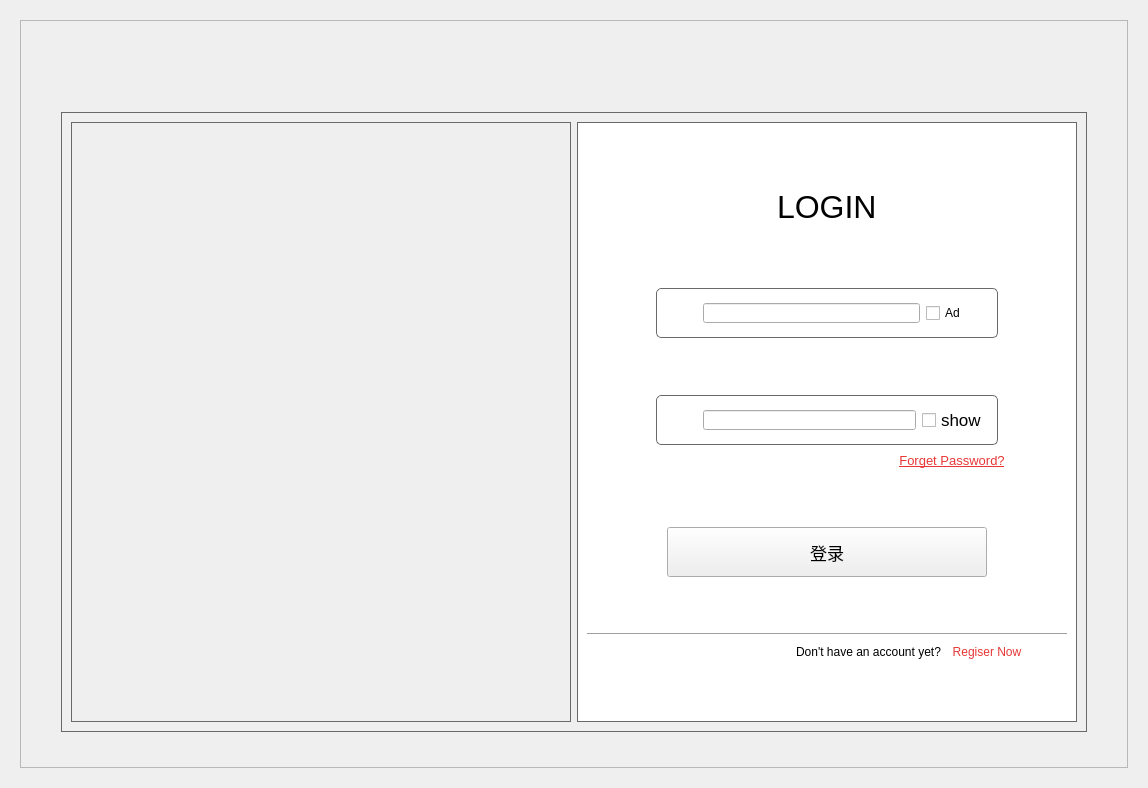
<?xml version="1.0" encoding="UTF-8"?>
<ui version="4.0">
 <class>homepage</class>
 <widget class="QDialog" name="homepage">
  <property name="enabled">
   <bool>true</bool>
  </property>
  <property name="geometry">
   <rect>
    <x>0</x>
    <y>0</y>
    <width>1148</width>
    <height>788</height>
   </rect>
  </property>
  <property name="sizePolicy">
   <sizepolicy hsizetype="Preferred" vsizetype="Preferred">
    <horstretch>0</horstretch>
    <verstretch>0</verstretch>
   </sizepolicy>
  </property>
  <property name="font">
   <font>
    <pointsize>9</pointsize>
    <italic>false</italic>
    <bold>false</bold>
    <kerning>true</kerning>
   </font>
  </property>
  <property name="windowTitle">
   <string>Dialog</string>
  </property>
  <property name="layoutDirection">
   <enum>Qt::LeftToRight</enum>
  </property>
  <property name="autoFillBackground">
   <bool>false</bool>
  </property>
  <property name="styleSheet">
   <string notr="true">#homepage{border-image: url(:/background-3.png);}</string>
  </property>
  <layout class="QGridLayout" name="gridLayout_2">
   <item row="0" column="0">
    <widget class="QWidget" name="widget" native="true">
     <property name="styleSheet">
      <string notr="true"/>
     </property>
     <layout class="QGridLayout" name="gridLayout">
      <item row="0" column="0">
       <widget class="QFrame" name="frame">
        <property name="font">
         <font>
          <family>Arial</family>
          <pointsize>9</pointsize>
          <italic>false</italic>
          <bold>false</bold>
          <kerning>true</kerning>
         </font>
        </property>
        <property name="styleSheet">
         <string notr="true"/>
        </property>
        <property name="frameShape">
         <enum>QFrame::StyledPanel</enum>
        </property>
        <property name="frameShadow">
         <enum>QFrame::Raised</enum>
        </property>
        <layout class="QVBoxLayout" name="verticalLayout_3">
         <item>
          <layout class="QHBoxLayout" name="horizontalLayout_3" stretch="2,0">
           <item>
            <widget class="QLabel" name="label_5">
             <property name="sizePolicy">
              <sizepolicy hsizetype="Fixed" vsizetype="Fixed">
               <horstretch>0</horstretch>
               <verstretch>0</verstretch>
              </sizepolicy>
             </property>
             <property name="minimumSize">
              <size>
               <width>200</width>
               <height>50</height>
              </size>
             </property>
             <property name="styleSheet">
              <string notr="true">image: url(:/logo.png);</string>
             </property>
             <property name="text">
              <string/>
             </property>
            </widget>
           </item>
           <item>
            <spacer name="horizontalSpacer_5">
             <property name="orientation">
              <enum>Qt::Horizontal</enum>
             </property>
             <property name="sizeHint" stdset="0">
              <size>
               <width>40</width>
               <height>20</height>
              </size>
             </property>
            </spacer>
           </item>
          </layout>
         </item>
         <item>
          <layout class="QVBoxLayout" name="verticalLayout_2" stretch="0,10,0">
           <item>
            <spacer name="verticalSpacer_7">
             <property name="orientation">
              <enum>Qt::Vertical</enum>
             </property>
             <property name="sizeHint" stdset="0">
              <size>
               <width>20</width>
               <height>40</height>
              </size>
             </property>
            </spacer>
           </item>
           <item>
            <layout class="QHBoxLayout" name="horizontalLayout_11" stretch="0,10,0">
             <item>
              <spacer name="horizontalSpacer_20">
               <property name="orientation">
                <enum>Qt::Horizontal</enum>
               </property>
               <property name="sizeType">
                <enum>QSizePolicy::Expanding</enum>
               </property>
               <property name="sizeHint" stdset="0">
                <size>
                 <width>40</width>
                 <height>20</height>
                </size>
               </property>
              </spacer>
             </item>
             <item>
              <widget class="QFrame" name="frame_6">
               <property name="styleSheet">
                <string notr="true">#frame_6{
border: 0.5px solid #696969;
}</string>
               </property>
               <property name="frameShape">
                <enum>QFrame::StyledPanel</enum>
               </property>
               <property name="frameShadow">
                <enum>QFrame::Raised</enum>
               </property>
               <layout class="QHBoxLayout" name="horizontalLayout_12">
                <item>
                 <layout class="QHBoxLayout" name="horizontalLayout_4" stretch="1,1">
                  <item>
                   <widget class="QFrame" name="frame_5">
                    <property name="enabled">
                     <bool>true</bool>
                    </property>
                    <property name="sizePolicy">
                     <sizepolicy hsizetype="Minimum" vsizetype="Minimum">
                      <horstretch>0</horstretch>
                      <verstretch>0</verstretch>
                     </sizepolicy>
                    </property>
                    <property name="minimumSize">
                     <size>
                      <width>500</width>
                      <height>600</height>
                     </size>
                    </property>
                    <property name="maximumSize">
                     <size>
                      <width>500</width>
                      <height>600</height>
                     </size>
                    </property>
                    <property name="styleSheet">
                     <string notr="true">#frame_5{
background-image: url(:/3.png);
border: 0.5px solid #696969;
}</string>
                    </property>
                    <property name="frameShape">
                     <enum>QFrame::StyledPanel</enum>
                    </property>
                    <property name="frameShadow">
                     <enum>QFrame::Raised</enum>
                    </property>
                   </widget>
                  </item>
                  <item>
                   <widget class="QFrame" name="frame_4">
                    <property name="sizePolicy">
                     <sizepolicy hsizetype="Minimum" vsizetype="Minimum">
                      <horstretch>0</horstretch>
                      <verstretch>0</verstretch>
                     </sizepolicy>
                    </property>
                    <property name="minimumSize">
                     <size>
                      <width>500</width>
                      <height>600</height>
                     </size>
                    </property>
                    <property name="maximumSize">
                     <size>
                      <width>500</width>
                      <height>600</height>
                     </size>
                    </property>
                    <property name="styleSheet">
                     <string notr="true">#frame_4{
background-color: rgb(255, 255, 255);
border: 0.5px solid #696969;
}</string>
                    </property>
                    <property name="frameShape">
                     <enum>QFrame::StyledPanel</enum>
                    </property>
                    <property name="frameShadow">
                     <enum>QFrame::Raised</enum>
                    </property>
                    <layout class="QGridLayout" name="gridLayout_3">
                     <item row="0" column="0">
                      <layout class="QVBoxLayout" name="verticalLayout" stretch="1,1,1,1,1,1,1,1,2,1,0,1,1">
                       <item>
                        <spacer name="verticalSpacer">
                         <property name="orientation">
                          <enum>Qt::Vertical</enum>
                         </property>
                         <property name="sizeHint" stdset="0">
                          <size>
                           <width>20</width>
                           <height>40</height>
                          </size>
                         </property>
                        </spacer>
                       </item>
                       <item>
                        <layout class="QHBoxLayout" name="horizontalLayout_10">
                         <item>
                          <spacer name="horizontalSpacer_18">
                           <property name="orientation">
                            <enum>Qt::Horizontal</enum>
                           </property>
                           <property name="sizeHint" stdset="0">
                            <size>
                             <width>40</width>
                             <height>20</height>
                            </size>
                           </property>
                          </spacer>
                         </item>
                         <item>
                          <widget class="QLabel" name="label_login">
                           <property name="font">
                            <font>
                             <family>.AppleSystemUIFont</family>
                             <pointsize>24</pointsize>
                             <italic>false</italic>
                             <bold>false</bold>
                             <kerning>true</kerning>
                            </font>
                           </property>
                           <property name="text">
                            <string>LOGIN</string>
                           </property>
                          </widget>
                         </item>
                         <item>
                          <spacer name="horizontalSpacer_19">
                           <property name="orientation">
                            <enum>Qt::Horizontal</enum>
                           </property>
                           <property name="sizeHint" stdset="0">
                            <size>
                             <width>40</width>
                             <height>20</height>
                            </size>
                           </property>
                          </spacer>
                         </item>
                        </layout>
                       </item>
                       <item>
                        <spacer name="verticalSpacer_2">
                         <property name="orientation">
                          <enum>Qt::Vertical</enum>
                         </property>
                         <property name="sizeHint" stdset="0">
                          <size>
                           <width>20</width>
                           <height>40</height>
                          </size>
                         </property>
                        </spacer>
                       </item>
                       <item>
                        <layout class="QHBoxLayout" name="horizontalLayout_8" stretch="1,5,1">
                         <item>
                          <spacer name="horizontalSpacer_8">
                           <property name="orientation">
                            <enum>Qt::Horizontal</enum>
                           </property>
                           <property name="sizeHint" stdset="0">
                            <size>
                             <width>40</width>
                             <height>20</height>
                            </size>
                           </property>
                          </spacer>
                         </item>
                         <item>
                          <widget class="QFrame" name="frame_2">
                           <property name="styleSheet">
                            <string notr="true">#frame_2{
border: 1px solid #696969;
border-radius: 5px;
}</string>
                           </property>
                           <property name="frameShape">
                            <enum>QFrame::StyledPanel</enum>
                           </property>
                           <property name="frameShadow">
                            <enum>QFrame::Raised</enum>
                           </property>
                           <layout class="QHBoxLayout" name="horizontalLayout_14">
                            <item>
                             <layout class="QHBoxLayout" name="horizontalLayout_5" stretch="1,7,2">
                              <item>
                               <widget class="QLabel" name="label_2">
                                <property name="styleSheet">
                                 <string notr="true">#label_2{
	border-image: url(:/user_name.png);
}</string>
                                </property>
                                <property name="text">
                                 <string/>
                                </property>
                               </widget>
                              </item>
                              <item>
                               <widget class="QLineEdit" name="lineEdit1">
                                <property name="sizePolicy">
                                 <sizepolicy hsizetype="Expanding" vsizetype="Fixed">
                                  <horstretch>0</horstretch>
                                  <verstretch>0</verstretch>
                                 </sizepolicy>
                                </property>
                                <property name="maximumSize">
                                 <size>
                                  <width>16777215</width>
                                  <height>20</height>
                                 </size>
                                </property>
                               </widget>
                              </item>
                              <item>
                               <widget class="QCheckBox" name="AdBox">
                                <property name="text">
                                 <string>Ad</string>
                                </property>
                               </widget>
                              </item>
                             </layout>
                            </item>
                           </layout>
                          </widget>
                         </item>
                         <item>
                          <spacer name="horizontalSpacer_14">
                           <property name="orientation">
                            <enum>Qt::Horizontal</enum>
                           </property>
                           <property name="sizeHint" stdset="0">
                            <size>
                             <width>40</width>
                             <height>20</height>
                            </size>
                           </property>
                          </spacer>
                         </item>
                        </layout>
                       </item>
                       <item>
                        <spacer name="verticalSpacer_3">
                         <property name="orientation">
                          <enum>Qt::Vertical</enum>
                         </property>
                         <property name="sizeHint" stdset="0">
                          <size>
                           <width>20</width>
                           <height>50</height>
                          </size>
                         </property>
                        </spacer>
                       </item>
                       <item>
                        <layout class="QHBoxLayout" name="horizontalLayout_7" stretch="1,5,1">
                         <item>
                          <spacer name="horizontalSpacer_13">
                           <property name="orientation">
                            <enum>Qt::Horizontal</enum>
                           </property>
                           <property name="sizeHint" stdset="0">
                            <size>
                             <width>40</width>
                             <height>20</height>
                            </size>
                           </property>
                          </spacer>
                         </item>
                         <item>
                          <widget class="QFrame" name="frame_3">
                           <property name="styleSheet">
                            <string notr="true">#frame_3{
border: 1px solid #696969;
border-radius: 5px;
}</string>
                           </property>
                           <property name="frameShape">
                            <enum>QFrame::StyledPanel</enum>
                           </property>
                           <property name="frameShadow">
                            <enum>QFrame::Raised</enum>
                           </property>
                           <layout class="QHBoxLayout" name="horizontalLayout_13">
                            <item>
                             <layout class="QHBoxLayout" name="horizontalLayout_6" stretch="1,7,2">
                              <item>
                               <widget class="QLabel" name="label_3">
                                <property name="styleSheet">
                                 <string notr="true">#label_3{
	border-image: url(:/pwd.png);
}</string>
                                </property>
                                <property name="text">
                                 <string/>
                                </property>
                               </widget>
                              </item>
                              <item>
                               <widget class="QLineEdit" name="lineEdit2">
                                <property name="sizePolicy">
                                 <sizepolicy hsizetype="Expanding" vsizetype="Fixed">
                                  <horstretch>0</horstretch>
                                  <verstretch>0</verstretch>
                                 </sizepolicy>
                                </property>
                                <property name="maximumSize">
                                 <size>
                                  <width>16777215</width>
                                  <height>20</height>
                                 </size>
                                </property>
                                <property name="mouseTracking">
                                 <bool>false</bool>
                                </property>
                                <property name="echoMode">
                                 <enum>QLineEdit::Normal</enum>
                                </property>
                               </widget>
                              </item>
                              <item>
                               <widget class="QCheckBox" name="showBox">
                                <property name="sizePolicy">
                                 <sizepolicy hsizetype="Preferred" vsizetype="Preferred">
                                  <horstretch>0</horstretch>
                                  <verstretch>0</verstretch>
                                 </sizepolicy>
                                </property>
                                <property name="font">
                                 <font>
                                  <family>.AppleSystemUIFont</family>
                                  <pointsize>13</pointsize>
                                  <italic>false</italic>
                                  <bold>false</bold>
                                  <kerning>true</kerning>
                                 </font>
                                </property>
                                <property name="text">
                                 <string>show</string>
                                </property>
                               </widget>
                              </item>
                             </layout>
                            </item>
                           </layout>
                          </widget>
                         </item>
                         <item>
                          <spacer name="horizontalSpacer_12">
                           <property name="orientation">
                            <enum>Qt::Horizontal</enum>
                           </property>
                           <property name="sizeHint" stdset="0">
                            <size>
                             <width>40</width>
                             <height>20</height>
                            </size>
                           </property>
                          </spacer>
                         </item>
                        </layout>
                       </item>
                       <item>
                        <layout class="QHBoxLayout" name="horizontalLayout" stretch="5,1,1">
                         <item>
                          <spacer name="horizontalSpacer_2">
                           <property name="orientation">
                            <enum>Qt::Horizontal</enum>
                           </property>
                           <property name="sizeHint" stdset="0">
                            <size>
                             <width>158</width>
                             <height>20</height>
                            </size>
                           </property>
                          </spacer>
                         </item>
                         <item>
                          <widget class="QPushButton" name="btn_forget">
                           <property name="font">
                            <font>
                             <family>.AppleSystemUIFont</family>
                             <pointsize>10</pointsize>
                             <italic>false</italic>
                             <bold>false</bold>
                             <underline>true</underline>
                             <kerning>true</kerning>
                            </font>
                           </property>
                           <property name="styleSheet">
                            <string notr="true">border:none;
color:#e83737;</string>
                           </property>
                           <property name="text">
                            <string>Forget Password?</string>
                           </property>
                          </widget>
                         </item>
                         <item>
                          <spacer name="horizontalSpacer_3">
                           <property name="orientation">
                            <enum>Qt::Horizontal</enum>
                           </property>
                           <property name="sizeHint" stdset="0">
                            <size>
                             <width>40</width>
                             <height>20</height>
                            </size>
                           </property>
                          </spacer>
                         </item>
                        </layout>
                       </item>
                       <item>
                        <spacer name="verticalSpacer_4">
                         <property name="orientation">
                          <enum>Qt::Vertical</enum>
                         </property>
                         <property name="sizeHint" stdset="0">
                          <size>
                           <width>20</width>
                           <height>40</height>
                          </size>
                         </property>
                        </spacer>
                       </item>
                       <item>
                        <layout class="QHBoxLayout" name="horizontalLayout_2" stretch="1,5,1">
                         <item>
                          <spacer name="horizontalSpacer_10">
                           <property name="orientation">
                            <enum>Qt::Horizontal</enum>
                           </property>
                           <property name="sizeHint" stdset="0">
                            <size>
                             <width>40</width>
                             <height>20</height>
                            </size>
                           </property>
                          </spacer>
                         </item>
                         <item>
                          <widget class="QPushButton" name="pushButton2">
                           <property name="sizePolicy">
                            <sizepolicy hsizetype="Fixed" vsizetype="Fixed">
                             <horstretch>0</horstretch>
                             <verstretch>0</verstretch>
                            </sizepolicy>
                           </property>
                           <property name="minimumSize">
                            <size>
                             <width>320</width>
                             <height>50</height>
                            </size>
                           </property>
                           <property name="maximumSize">
                            <size>
                             <width>320</width>
                             <height>50</height>
                            </size>
                           </property>
                           <property name="font">
                            <font>
                             <family>.AppleSystemUIFont</family>
                             <pointsize>13</pointsize>
                             <italic>false</italic>
                             <bold>false</bold>
                             <kerning>true</kerning>
                            </font>
                           </property>
                           <property name="text">
                            <string>登录</string>
                           </property>
                          </widget>
                         </item>
                         <item>
                          <spacer name="horizontalSpacer_11">
                           <property name="orientation">
                            <enum>Qt::Horizontal</enum>
                           </property>
                           <property name="sizeHint" stdset="0">
                            <size>
                             <width>40</width>
                             <height>20</height>
                            </size>
                           </property>
                          </spacer>
                         </item>
                        </layout>
                       </item>
                       <item>
                        <spacer name="verticalSpacer_5">
                         <property name="orientation">
                          <enum>Qt::Vertical</enum>
                         </property>
                         <property name="sizeHint" stdset="0">
                          <size>
                           <width>20</width>
                           <height>40</height>
                          </size>
                         </property>
                        </spacer>
                       </item>
                       <item>
                        <widget class="Line" name="line_2">
                         <property name="orientation">
                          <enum>Qt::Horizontal</enum>
                         </property>
                        </widget>
                       </item>
                       <item>
                        <layout class="QHBoxLayout" name="horizontalLayout_9" stretch="5,0,1,1,1">
                         <item>
                          <spacer name="horizontalSpacer_16">
                           <property name="orientation">
                            <enum>Qt::Horizontal</enum>
                           </property>
                           <property name="sizeHint" stdset="0">
                            <size>
                             <width>40</width>
                             <height>20</height>
                            </size>
                           </property>
                          </spacer>
                         </item>
                         <item>
                          <widget class="Line" name="line">
                           <property name="orientation">
                            <enum>Qt::Horizontal</enum>
                           </property>
                          </widget>
                         </item>
                         <item>
                          <widget class="QLabel" name="label">
                           <property name="text">
                            <string>Don't have an account yet?</string>
                           </property>
                          </widget>
                         </item>
                         <item>
                          <widget class="QPushButton" name="pushButton1">
                           <property name="sizePolicy">
                            <sizepolicy hsizetype="Fixed" vsizetype="Fixed">
                             <horstretch>0</horstretch>
                             <verstretch>0</verstretch>
                            </sizepolicy>
                           </property>
                           <property name="minimumSize">
                            <size>
                             <width>80</width>
                             <height>20</height>
                            </size>
                           </property>
                           <property name="maximumSize">
                            <size>
                             <width>80</width>
                             <height>20</height>
                            </size>
                           </property>
                           <property name="styleSheet">
                            <string notr="true">border:none;
color:#e83737;</string>
                           </property>
                           <property name="text">
                            <string>Regiser Now</string>
                           </property>
                          </widget>
                         </item>
                         <item>
                          <spacer name="horizontalSpacer_17">
                           <property name="orientation">
                            <enum>Qt::Horizontal</enum>
                           </property>
                           <property name="sizeHint" stdset="0">
                            <size>
                             <width>40</width>
                             <height>20</height>
                            </size>
                           </property>
                          </spacer>
                         </item>
                        </layout>
                       </item>
                       <item>
                        <spacer name="verticalSpacer_6">
                         <property name="orientation">
                          <enum>Qt::Vertical</enum>
                         </property>
                         <property name="sizeHint" stdset="0">
                          <size>
                           <width>20</width>
                           <height>40</height>
                          </size>
                         </property>
                        </spacer>
                       </item>
                      </layout>
                     </item>
                    </layout>
                   </widget>
                  </item>
                 </layout>
                </item>
               </layout>
              </widget>
             </item>
             <item>
              <spacer name="horizontalSpacer_4">
               <property name="orientation">
                <enum>Qt::Horizontal</enum>
               </property>
               <property name="sizeType">
                <enum>QSizePolicy::Expanding</enum>
               </property>
               <property name="sizeHint" stdset="0">
                <size>
                 <width>40</width>
                 <height>20</height>
                </size>
               </property>
              </spacer>
             </item>
            </layout>
           </item>
           <item>
            <spacer name="verticalSpacer_8">
             <property name="orientation">
              <enum>Qt::Vertical</enum>
             </property>
             <property name="sizeHint" stdset="0">
              <size>
               <width>20</width>
               <height>40</height>
              </size>
             </property>
            </spacer>
           </item>
          </layout>
         </item>
        </layout>
       </widget>
      </item>
     </layout>
    </widget>
   </item>
  </layout>
 </widget>
 <resources/>
 <connections/>
</ui>
